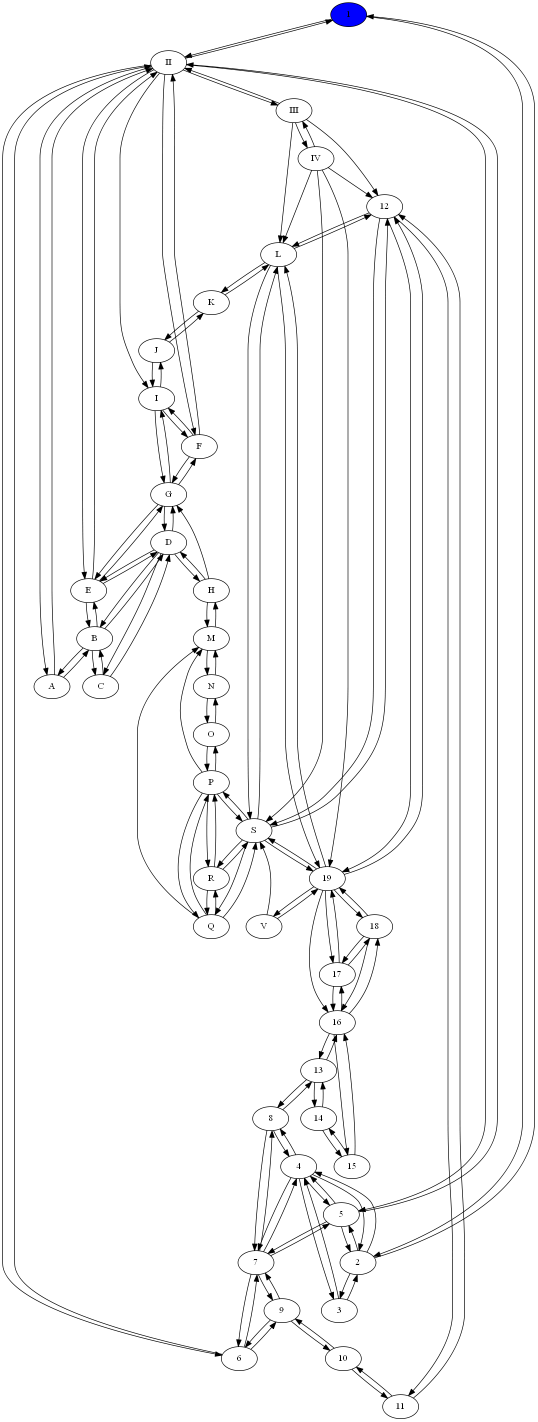
#> input picture groundplan.jpg, 1075 x 2843 px (shown at 1/2 size)
$ python -i lbp.py   (imports and definitions only)
#> lines starting #> are read from the running program, lines starting #| are printed output that depends on the picture
#> further down, picture is the input picture: shape (2843, 1075, 3); mean B, G, R 246.9, 246.6, 246.6
import cv2
import numpy as np
from Modules import colors

def calculate(image, debug = False):
    """
    Calculates and stores local binary patterns of an image
    Parameters
    ----------
        image
            Grayscale version of source image as this is needed to apply the filter bank, ideally scaled down to fit in the bounds of a monitor
    Returns
    ---------
        output
            The local binary pattern image
    """
#> called with debug = False

    resized = np.zeros((0, 0))
    resize_scale = 0.125
    resized = cv2.resize(image, (0,0), resized, resize_scale, resize_scale)
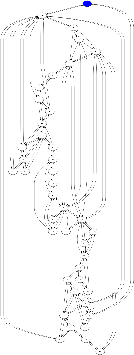
#> resized: shape (355, 134, 3); mean B, G, R 247.7, 247.5, 247.5
    if debug:
        print('Resizing input image to scale ', resize_scale)

    # Convert image to grayscale
    if debug:
        print('Converting resized image to grayscale')
    grayscale = np.zeros((0, 0))
    grayscale = cv2.cvtColor(resized, cv2.COLOR_BGR2GRAY)

    cv2.imshow('lbp_grayscale', grayscale)

    # Iterate over every pixel

    # Determine kernel around pixel
    # Apply threshold, everything below is set to 0, everything above and equal is set to 1
    # Multiply with 3x3 power of two matrix (not matrix multiplication!) # Convolve?
    # Sum each element, this is a value between 0 and 255

    # Radius and threshold should be parameters of function
    # Radius 1 -> pixels straight around
    # Radius 2 -> pixel -2 + 2 etc
    # Radius 3 -> etc ...

    # Edge pixels komen niet in aanmerking en zijn per default 0

    threshold = 128

    #output = np.zeros((resized.shape[0], resized.shape[1]))
    output = grayscale
    kernel = np.zeros((3, 3))
    binary_mat = np.zeros((3, 3))
    result = np.zeros((3, 3))
    binary_value = 1
    for i in range(3):
        for j in range(3):
            if i != 1 or j != 1:
                binary_mat[i, j] = binary_value
                binary_value *= 2

    if debug:
        print(binary_mat)

    for row in range(grayscale.shape[0]):       # rows
        for col in range(grayscale.shape[1]):   # cols
            #print(grayscale[i, j])
            # TODO: implement radius / edge pixels
            if row > 0 and row < grayscale.shape[0] - 1 and col > 0 and col < grayscale.shape[1] - 1:
                kernel = grayscale[row-1:row+2, col-1:col+2]
                retval, dst = cv2.threshold(src = kernel, thresh = threshold, maxval = 1, type = cv2.THRESH_BINARY)
                for i in range(3):
                    for j in range(3):
                        result[i, j] = dst[i, j] * binary_mat[i, j]

                output[row, col] = int(np.sum(result))
            else:
                output[row, col] = 0
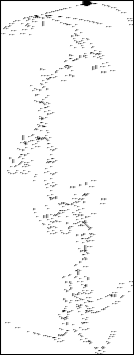
#> output: shape (355, 134); min 0, max 255, mean 244.6
#> after the loop, result = [[1, 2, 0], [8, 0, 16], [32, 64, 128]]

    if debug:
        print(output)

    return output

>>> import cv2
>>> picture = cv2.imread('../groundplan.jpg')
>>> result = calculate(picture)
